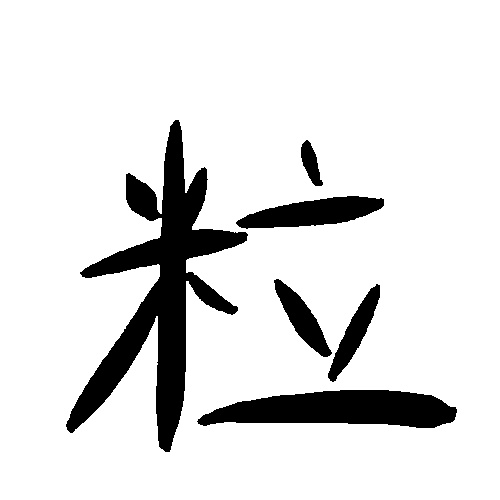
#> input picture example/1/1.jpg, 500 x 500 px
$ python -i marker.py   (imports and definitions only)
#> lines starting #> are read from the running program, lines starting #| are printed output that depends on the picture; after the words box and inside, x2 and y2 are one past the last pixel; in counts of white or black regions, pixels touching at a corner belong together
#> further down, picture is the input picture: shape (500, 500, 3); min 0, max 255, mean 223.8
import cv2
import numpy as np


def binarization(image):
    # 若图像高于1000万像素，则缩放到1000万以下
    # 计算缩放比例，限制总像素数不超过1000万
    max_pixels = 100000000
    height, width = image.shape[:2]
#> height = 500; width = 500
    current_pixels = height * width
#> current_pixels = 250000

    if current_pixels > max_pixels:
        scale_factor = (max_pixels / current_pixels) ** 0.5  # 按面积缩放比例开平方
        new_width = int(width * scale_factor)
        new_height = int(height * scale_factor)
        image = cv2.resize(image, (new_width, new_height), interpolation=cv2.INTER_AREA)
    # 转换为灰度图
    gray = cv2.cvtColor(image, cv2.COLOR_BGR2GRAY)

    # 均衡化处理，改善光线不均问题
    equalized = cv2.equalizeHist(gray)
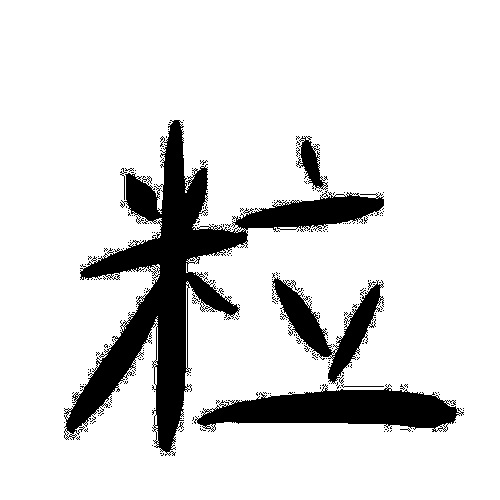
#> equalized: shape (500, 500); min 0, max 255, mean 219.6

    # 高斯模糊去除噪声
    blurred = cv2.GaussianBlur(equalized, (5, 5), 0)

    # 降低图片饱和度
    blurred = cv2.convertScaleAbs(blurred, alpha=1.5, beta=0)
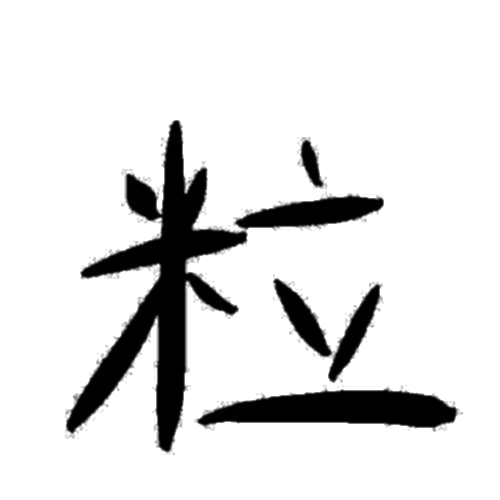
#> blurred: shape (500, 500); min 0, max 255, mean 223.7

    # 自适应阈值分割，增强文字对比度
    binary = cv2.adaptiveThreshold(blurred, 255, cv2.ADAPTIVE_THRESH_GAUSSIAN_C, cv2.THRESH_BINARY_INV, 11, 2)
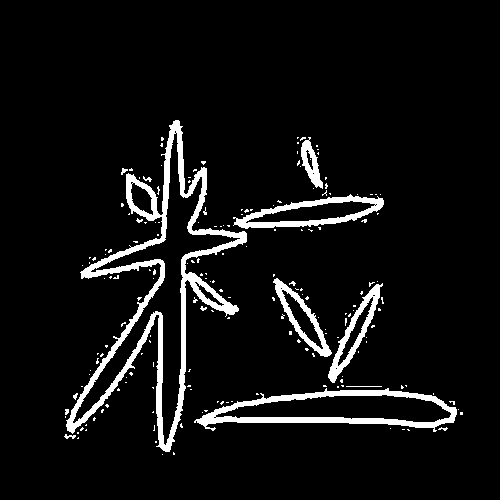
#> binary: shape (500, 500); 6.7% white; 184 white regions (170 under 20 px), largest, box (x1, y1, x2, y2) and area: (66, 120, 247, 452) 8127, (194, 388, 457, 432) 3048, (233, 194, 384, 229) 1666

    # 开运算去除细小噪声
    kernel = np.ones((3, 3), np.uint8)
    opening = cv2.morphologyEx(binary, cv2.MORPH_OPEN, kernel, iterations=1)
#> opening: shape (500, 500); 6.1% white; 17 white regions (10 under 20 px), largest, box (x1, y1, x2, y2) and area: (66, 120, 247, 452) 7377, (197, 389, 457, 428) 2978, (234, 195, 384, 229) 1636

    # 保留黑灰色文字，去除其他颜色
    lower_black = np.array([0, 0, 0])
    upper_black = np.array([100, 100, 100])
    mask = cv2.inRange(image, lower_black, upper_black)
#> mask: shape (500, 500); 12.2% white; 6 white regions, box (x1, y1, x2, y2) and area: (66, 120, 248, 452) 16845, (197, 390, 457, 428) 7014, (236, 196, 384, 229) 2971, (274, 279, 332, 357) 1608, (328, 284, 380, 382) 1593, (301, 140, 323, 186) 543
    result = cv2.bitwise_and(opening, opening, mask=mask)
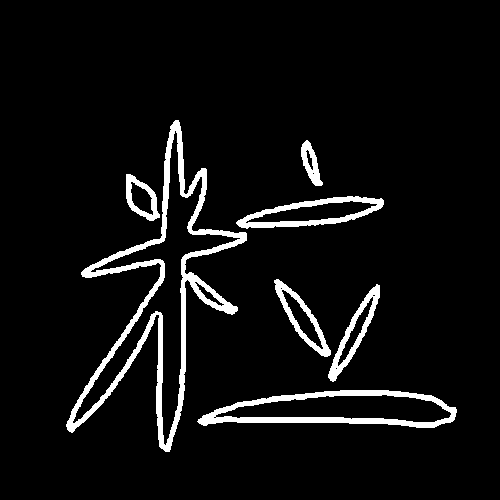
#> result: shape (500, 500); 6% white; 7 white regions, largest, box (x1, y1, x2, y2) and area: (66, 120, 247, 452) 7238, (197, 390, 457, 428) 2949, (236, 196, 384, 229) 1590
    result = fill_holes(result)
    inverted_result = cv2.bitwise_not(result)

    return remove_noise(inverted_result)


def remove_noise(binary_image):
    # 定义结构元素（3x3 矩形核）
    kernel = np.ones((3, 3), np.uint8)

    # 腐蚀操作，消除小的白色噪点
    eroded = cv2.erode(binary_image, kernel, iterations=1)

    # 挤压后扩展：膨胀操作，恢复文字大小
    dilated = cv2.dilate(eroded, kernel, iterations=1)

    return dilated


# [48 lines left out: function mark_handwritten_characters, not called in this run]

def fill_holes(binary_image):
    """
    填补二值化图像中被黑色包围的白色区域（即“镂空”）

    参数:
        binary_image: 输入二值化图像，0为黑，255为白

    返回:
        filled_image: 填补后的图像
    """
    # 确保图像是二值化的（0和255）
    _, binary = cv2.threshold(binary_image, 127, 255, cv2.THRESH_BINARY)

    # 创建一个掩膜用于 floodFill（必须比原图多2像素宽高）
    h, w = binary.shape[:2]
#> h = 500; w = 500
    mask = np.zeros((h + 2, w + 2), np.uint8)

    # 复制图像用于填充（避免修改原始图像）
    im_floodfill = binary.copy()

    # 从 (0,0) 点进行泛洪填充（填空白洞），填充色为 255（白色）
    cv2.floodFill(im_floodfill, mask, (0, 0), 255)
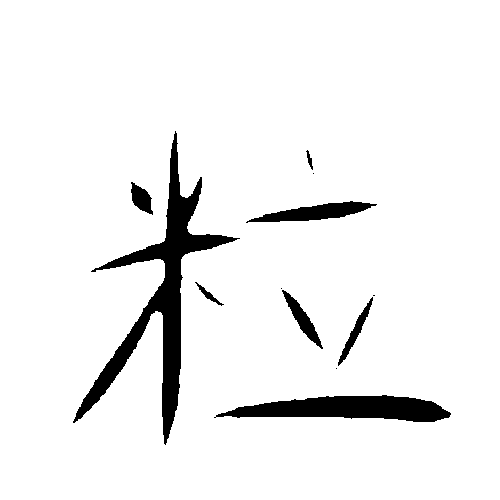
#> im_floodfill: shape (500, 500); 93.9% white; 12 black regions (4 under 20 px), largest, box (x1, y1, x2, y2) and area: (73, 131, 240, 445) 8254, (214, 395, 451, 422) 4036, (246, 201, 377, 223) 1346

    # 取反得到所有洞的区域（即被黑色包围的白色区域）
    im_floodfill_inv = cv2.bitwise_not(im_floodfill)

    # 使用或操作将洞区域合并到原图（填补为黑色）
    filled_image = binary | im_floodfill_inv
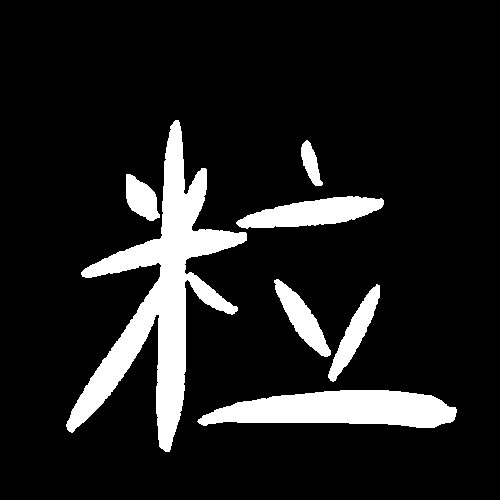
#> filled_image: shape (500, 500); 12.1% white; 7 white regions, largest, box (x1, y1, x2, y2) and area: (66, 120, 247, 452) 15627, (197, 390, 457, 428) 6985, (236, 196, 384, 229) 2936

    return filled_image


# [63 lines left out: function merge_contours_based_on_distance, not called in this run]

>>> import cv2
>>> picture = cv2.imread('../../example/1/1.jpg')
>>> result = binarization(picture)
#> in remove_noise, `eroded = cv2.erode(binary_image, kernel, iterations=1)`:
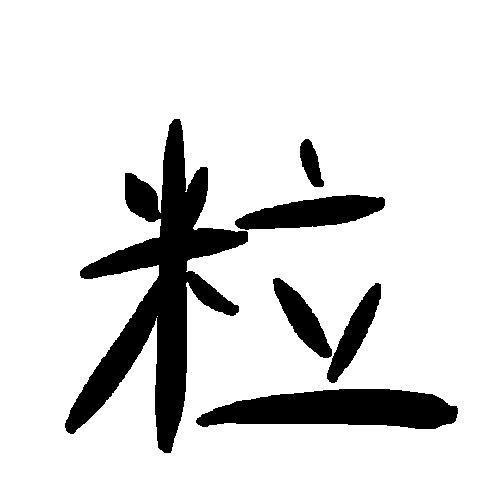
#> eroded: shape (500, 500); 86.4% white; 6 black regions, box (x1, y1, x2, y2) and area: (65, 119, 248, 453) 18570, (196, 389, 458, 429) 7594, (235, 195, 385, 230) 3317, (327, 283, 381, 383) 1871, (273, 278, 332, 358) 1863, (300, 139, 324, 187) 675
#> in remove_noise, `dilated = cv2.dilate(eroded, kernel, iterations=1)`: dilated: shape (500, 500); 87.9% white; 6 black regions, box (x1, y1, x2, y2) and area: (66, 120, 247, 452) 16688, (197, 390, 457, 428) 6986, (236, 196, 384, 229) 2947, (274, 279, 331, 357) 1589, (328, 284, 380, 382) 1567, (301, 140, 323, 186) 535
